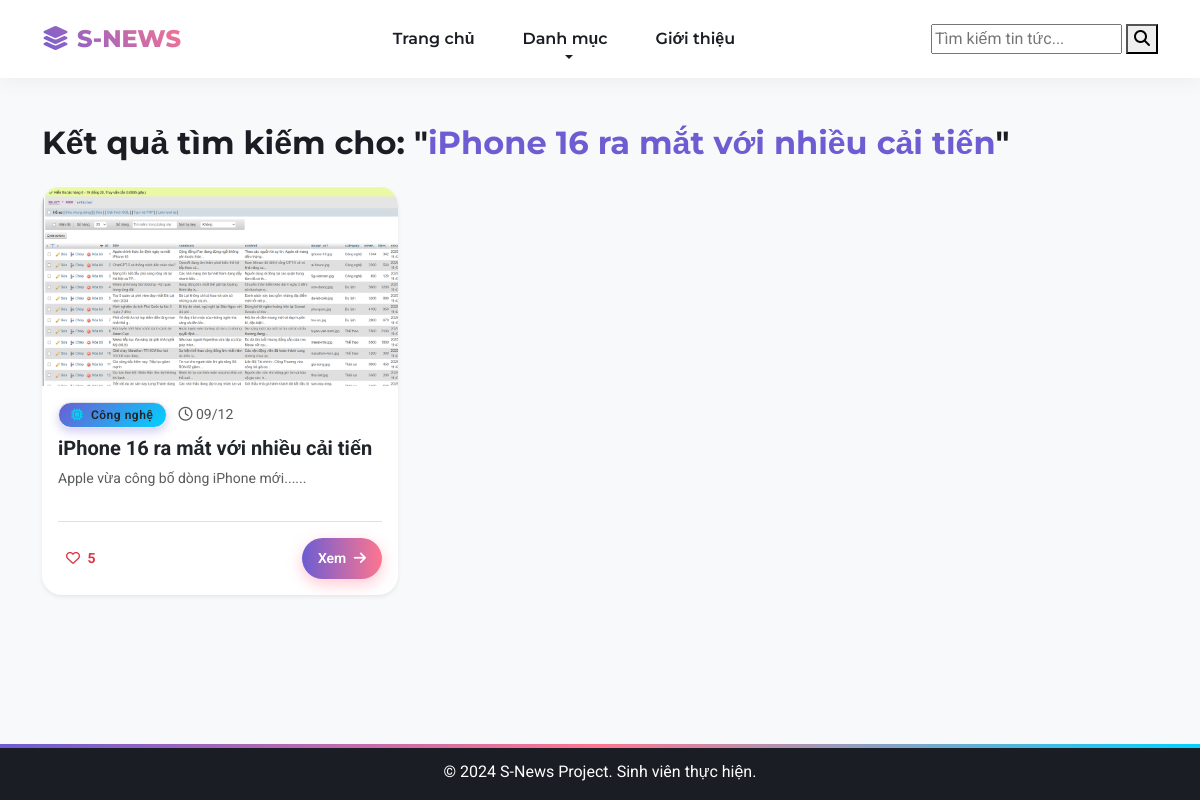
The page /pages/search.php?keyword=iPhone 16 ra mắt với nhiều cải tiến on the database its author committed.
### tables this page shows
CREATE TABLE articles (
    id INT AUTO_INCREMENT PRIMARY KEY,
    title VARCHAR(255) NOT NULL,
    summary TEXT,
    content LONGTEXT,
    image_url VARCHAR(255),
    
     
    category_id INT,
    author_id INT,
    
    views INT DEFAULT 0,
    likes INT DEFAULT 0,  
    created_at TIMESTAMP DEFAULT CURRENT_TIMESTAMP,
    
    FOREIGN KEY (category_id) REFERENCES categories(category_id) ON DELETE SET NULL,
    FOREIGN KEY (author_id) REFERENCES users(id) ON DELETE SET NULL,
    
    FULLTEXT (title, summary)
);

CREATE TABLE categories (
    category_id INT AUTO_INCREMENT PRIMARY KEY,
    name VARCHAR(50) NOT NULL UNIQUE,
    icon VARCHAR(100) DEFAULT 'fa-solid fa-folder',
    color VARCHAR(50) DEFAULT 'text-primary'
);

### classes/Database.php (called while the page is built, shortened)
<?php
class Database {
    private $host = "localhost";
    private $db_name = "s_news_db";
    private $username = "root";
    private $password = "";
    public function getConnection() {
        $this->conn = null;
        try {
            $this->conn = new PDO(
                "mysql:host=" . $this->host . ";dbname=" . $this->db_name . ";charset=utf8mb4",
                $this->username,
                $this->password
            );
            $this->conn->setAttribute(PDO::ATTR_ERRMODE, PDO::ERRMODE_EXCEPTION);
        } catch(PDOException $exception) {
            echo "Lỗi kết nối CSDL: " . $exception->getMessage();
        }
        return $this->conn;
    }
}
?>

### classes/Article.php (called while the page is built, shortened)
<?php
require_once 'Database.php';
class Article {
    private $db;
    public function __construct() {
        $this->db = (new Database())->getConnection();
    }
    public function search($keyword) {
        $keyword = "%$keyword%";
        $sql = "SELECT a.*, c.name as cat_name, c.icon as cat_icon, c.color as cat_color
                FROM articles a
                LEFT JOIN categories c ON a.category_id = c.category_id
                WHERE a.title LIKE :key OR a.summary LIKE :key -- Tìm trong Tiêu đề HOẶC Tóm tắt
                ORDER BY a.created_at DESC";
        $stmt = $this->db->prepare($sql);
        $stmt->execute([':key' => $keyword]);
        return $stmt->fetchAll(PDO::FETCH_ASSOC);
    }
}
?>

### pages/search.php (the view, shortened to what this page needs)
<?php
require_once '../classes/BasePage.php';
require_once '../classes/Article.php';
class SearchPage extends BasePage {
    protected function renderBody() {
        $keyword = isset($_GET['keyword']) ? trim($_GET['keyword']) : '';
        echo '<div class="mb-4">';
        echo '<h2 class="fw-bold">Kết quả tìm kiếm cho: "<span class="text-primary">' . htmlspecialchars($keyword) . '</span>"</h2>';
        echo '</div>';
        $articleModel = new Article();
        $results = $articleModel->search($keyword);
        echo '<div class="row">';
        if (!empty($results)) {
            foreach ($results as $row) {
                $link = "detail.php?id=" . $row['id'];
                $img = $this->getImageUrl($row['image_url']);
                $likes = isset($row['likes']) ? $row['likes'] : 0;
                $catName = !empty($row['cat_name']) ? $row['cat_name'] : $row['category'];
                $catIcon = !empty($row['cat_icon']) ? $row['cat_icon'] : 'fa-solid fa-folder';
                $colorClass = !empty($row['cat_color']) ? $row['cat_color'] : 'text-primary';
                $bgClass = str_replace('text-', 'bg-', $colorClass);
                echo '
                <div class="col-md-4 mb-4">
                    <div class="card h-100 shadow-sm border-0">
                        <div class="overflow-hidden" style="height: 200px;">
                            <a href="'.$link.'"><img src="'.$img.'" class="card-img-top h-100 w-100" style="object-fit: cover;"></a>
                        </div>
                        <div class="card-body d-flex flex-column">
                            <div class="mb-2 d-flex justify-content-between align-items-center">
                                <div>
                                    <span class="badge '.$bgClass.' bg-opacity-10 text-dark border border-'.$colorClass.'">
                                        <i class="'.$catIcon.' me-1 '.$colorClass.'"></i> '.$catName.'
                                    </span>
                                    <small class="text-muted ms-2"><i class="fa-regular fa-clock"></i> '.date('d/m', strtotime($row['created_at'])).'</small>
                                </div>
                            </div>
                            <h5 class="card-title"><a href="'.$link.'" class="text-decoration-none text-dark fw-bold">'.$row['title'].'</a></h5>
                            <p class="card-text text-muted small flex-grow-1">'.substr($row['summary'], 0, 90).'...</p>
                            <div class="mt-3 d-flex justify-content-between align-items-center border-top pt-3">
                                <button class="btn btn-outline-danger btn-sm border-0 like-btn" onclick="toggleLikeDetail(this, '.$row['id'].')">
                                    <i class="fa-regular fa-heart"></i> <span class="like-count fw-bold ms-1">'.$likes.'</span>
                                </button>
                                <a href="'.$link.'" class="btn btn-primary btn-sm rounded-pill px-3">Xem <i class="fa-solid fa-arrow-right ms-1"></i></a>
                            </div>
                        </div>
                    </div>
                </div>';
            }
        } else {
            echo '<div class="col-12 text-center py-5 text-muted">
                    <i class="fa-solid fa-magnifying-glass fa-3x mb-3 text-secondary"></i>
                    <h4>Không tìm thấy bài viết nào phù hợp.</h4>
                    <p>Hãy thử tìm với từ khóa khác nhé!</p>
                  </div>';
        }
        echo '</div>';
        ?>
        <?php
    }
}
$page = new SearchPage("Tìm kiếm");
$page->render();
?>

### css/variables.css (style rules this page uses)
:root { --color-primary: #6C5DD3; --color-secondary: #FF758F; --color-accent: #00D2FF; --bg-body: #F5F7FA; --text-dark: #1A1D23; --text-gray: #64748B; --card-shadow: 0 10px 30px rgba(108, 93, 211, 0.15); --hover-shadow: 0 20px 40px rgba(108, 93, 211, 0.25); }
body { background-color: var(--bg-body); font-family: 'Roboto', sans-serif; color: var(--text-dark); overflow-x: hidden; }
h1, h2, h3 { font-family: 'Montserrat', sans-serif; font-weight: 800; color: var(--text-dark); }
.text-primary { color: var(--color-primary) !important; }

### css/components.css (style rules this page uses)
.card { border: none !important; border-radius: 20px !important; background: #fff; overflow: hidden; box-shadow: var(--card-shadow); transition: all 0.4s cubic-bezier(0.175, 0.885, 0.32, 1.275); animation: fadeInUp 0.8s both; }
.col-md-4:nth-child(1) .card { animation-delay: 0.1s; }
.card-img-top { height: 220px; object-fit: cover; transition: transform 0.6s ease; }
.card-title a { color: var(--text-dark); font-weight: 700; text-decoration: none; background-image: linear-gradient(to right, var(--color-primary) 0%, var(--color-secondary) 100%); background-size: 0% 2px; background-repeat: no-repeat; background-position: left bottom; transition: background-size 0.3s; }
.badge { background: linear-gradient(135deg, var(--color-primary), var(--color-accent)) !important; border-radius: 30px; padding: 6px 12px; font-weight: 600; letter-spacing: 0.5px; box-shadow: 0 4px 10px rgba(108, 93, 211, 0.3); }
.btn-primary, .btn-outline-primary { background: linear-gradient(90deg, var(--color-primary), var(--color-secondary), var(--color-primary)); background-size: 200% auto; border: none; color: #fff; font-weight: 600; border-radius: 50px; padding: 10px 25px; box-shadow: 0 5px 15px rgba(255, 117, 143, 0.4); transition: 0.5s; animation: gradientFlow 3s infinite linear; }

### rows shown on the page
articles: image_url (picture), category.name "Công nghệ", created_at "09/12", title "iPhone 16 ra mắt với nhiều cải tiến", summary "Apple vừa công bố dòng iPhone mới...", likes "5"

### other values the page prints
$keyword "iPhone 16 ra mắt với nhiều cải tiến"
